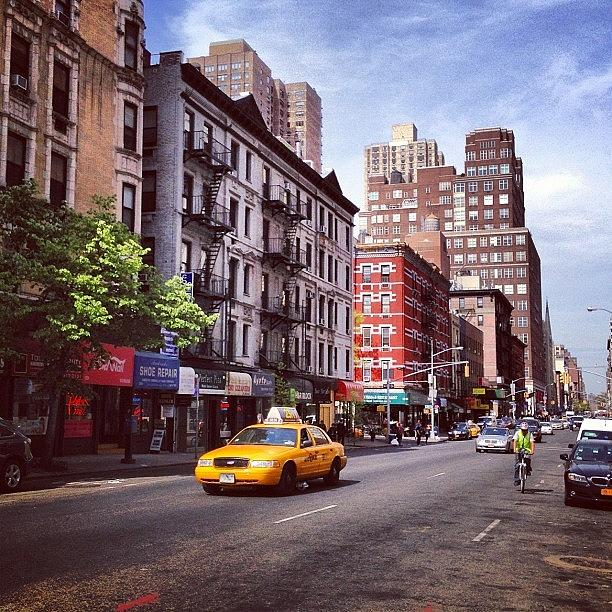
#> input picture test.jpg, 612 x 612 px
$ jupyter execute problem1.ipynb
#> lines starting #> are read from the running program, lines starting #| are printed output that depends on the picture; after the words box and inside, x2 and y2 are one past the last pixel; in counts of white or black regions, pixels touching at a corner belong together
## Imports

[cell 1]
#!pip freeze > requirements.txt

[cell 2]
import cv2 as cv
import numpy as np
import matplotlib.pyplot as plt

## Extraction

[cell 3]
img = cv.imread(cv.samples.findFile("./test.jpg"))
#> img is the input picture: shape (612, 612, 3); mean B, G, R 111.5, 104.5, 120.5

plt.figure(figsize=(8,8))
plt.grid(True, color="r")
plt.imshow(img[:,:,::-1])
plt.title("ORIGINAL")
plt.xticks([192,348]) # to find decent crop size
plt.yticks([405,495]) # to find decent crop size

[cell 4]
#cropped image
taxi = img[407:495, 194:347]
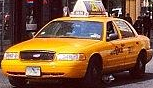
#> taxi: shape (88, 153, 3); mean B, G, R 59.1, 89.4, 126.2

plt.figure(figsize=(8,8))
plt.imshow(taxi[:,:,::-1]);

[cell 5]
# Draw detailed grid to make draing a polygon easier
plt.figure(figsize=(10,10))
plt.grid(True, color="r")
plt.yticks([i for i in range(0, 90, 5)])
plt.xticks([i for i in range(0, 150, 5)])
plt.imshow(taxi[:,:,::-1])

[cell 6]
# Making a polygon of the car to avoid detecting stuff in the backgrund
copy = taxi.copy()
pts = np.array([[1,60], [8,47], [32,36], [53,17], [67,15], [75,0], [102,0], [105,15], [125,18], [150,40], [150,60], [145,75], [85,85], [10,85], [0,70]], np.int32)
pts = pts.reshape((-1,1,2))
cv.polylines(copy, [pts], True, (0,255,255), 1)
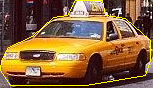
#> copy: shape (88, 153, 3); 2.74% of pixels changed, all inside (x1, y1, x2, y2) = (0, 0, 151, 86)

plt.figure(figsize=(8,8))
plt.imshow(copy[:,:,::-1]);

[cell 7]
## (1) make mask
pts = pts - pts.min(axis=0)

mask = np.zeros(taxi.shape[:2], np.uint8)
cv.drawContours(mask, [pts], -1, (255, 255, 255), -1, cv.LINE_AA) #fill the polygon
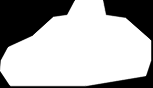
#> mask: shape (88, 153); min 0, max 255, mean 174.1

## (2) do bit-op
black_bg = cv.bitwise_and(taxi, taxi, mask=mask)
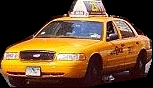
#> black_bg: shape (88, 153, 3); mean B, G, R 44.5, 75.1, 104.1

## (3) add the white background
white_bg = np.ones_like(taxi, np.uint8)*255
cv.bitwise_not(white_bg, white_bg, mask=mask)
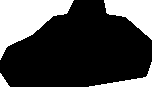
#> white_bg: shape (88, 153, 3); 29.7% white; 2 white regions, box (x1, y1, x2, y2) and area: (0, 0, 74, 60) 2208, (0, 0, 153, 88) 1793
final_crop = white_bg + black_bg
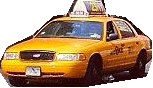
#> final_crop: shape (88, 153, 3); mean of channels 0, 1, 2 120.3, 150.9, 179.9; drawn as B, G, R

plt.figure(figsize=(8,8))
plt.imshow(final_crop[:,:,::-1])

[cell 8]
taxi_rgb = cv.cvtColor(final_crop, cv.COLOR_BGR2RGB)
cv.imwrite("template.jpg", taxi_rgb)
#> Out = True

## SIFT

[cell 9]
template_gray = cv.imread("template.jpg", cv.IMREAD_GRAYSCALE)
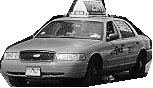
#> template_gray: shape (88, 153); min 0, max 255, mean 145
test_gray = cv.imread("test.jpg", cv.IMREAD_GRAYSCALE)
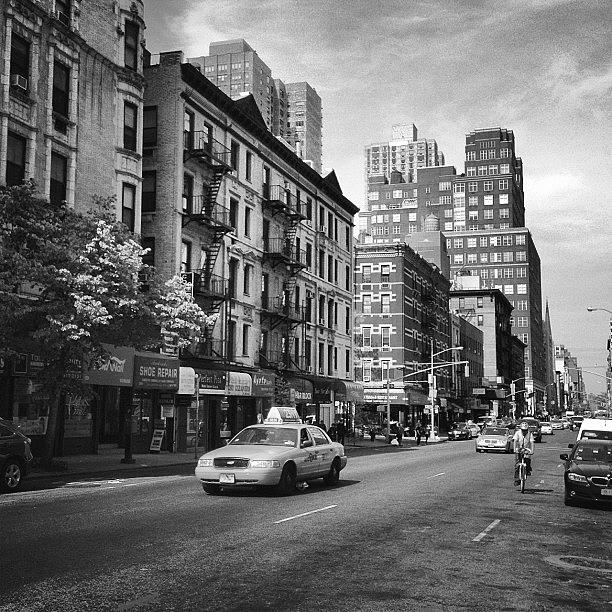
#> test_gray: shape (612, 612); min 0, max 255, mean 110.1

[cell 10]
sift = cv.SIFT_create()

kp_template, des_template = sift.detectAndCompute(template_gray,None)
#> kp_template = 73 keypoints; strongest (x, y, size): (134, 26, 2.1), (38, 55, 1.9), (54, 17, 2.4), (59, 16, 2.4)
kp_test, des_test = sift.detectAndCompute(test_gray,None)
#> kp_test = 2606 keypoints; strongest (x, y, size): (407, 429, 2.1), (149, 249, 2), (436, 411, 2.2), (558, 372, 2.7)

[cell 11]
bf = cv.BFMatcher()

matches_knn = bf.knnMatch(des_test,des_template,k=2)
#> matches_knn = 2606 matches

good_matches_knn = []

for m,n in matches_knn:
    if m.distance < 0.5*n.distance:
        good_matches_knn.append([m])
#> after the loop, good_matches_knn = 22 matches

img_match_knn = cv.drawMatchesKnn(test_gray,kp_test,template_gray,kp_template,good_matches_knn,None,
                                  flags=cv.DrawMatchesFlags_NOT_DRAW_SINGLE_POINTS)
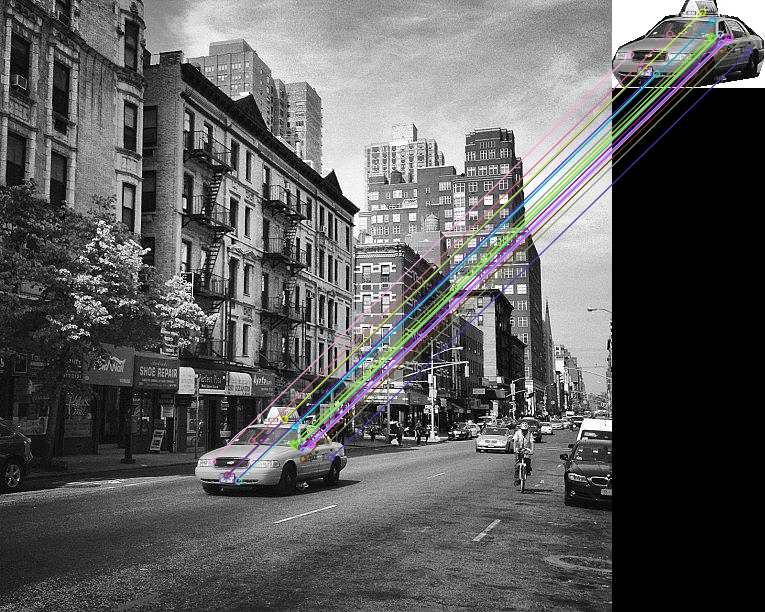
#> img_match_knn: shape (612, 765, 3); mean of channels 0, 1, 2 93, 92.7, 92.8; drawn as B, G, R

plt.imshow(img_match_knn),plt.show()
